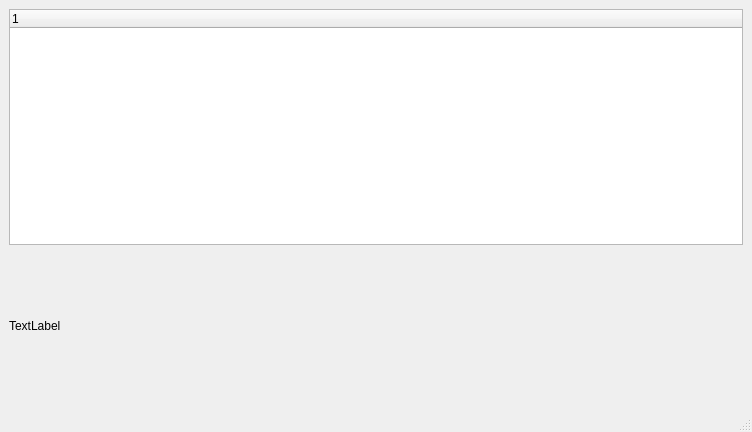
<?xml version="1.0" encoding="UTF-8"?>
<ui version="4.0">
 <class>MainWindow</class>
 <widget class="QMainWindow" name="MainWindow">
  <property name="geometry">
   <rect>
    <x>0</x>
    <y>0</y>
    <width>752</width>
    <height>432</height>
   </rect>
  </property>
  <property name="windowTitle">
   <string>MainWindow</string>
  </property>
  <widget class="QWidget" name="centralwidget">
   <layout class="QVBoxLayout" name="verticalLayout_2">
    <item>
     <layout class="QVBoxLayout" name="verticalLayout">
      <item>
       <widget class="QTreeWidget" name="treeWidget">
        <property name="styleSheet">
         <string notr="true">QTreeWidget::item{
	background-color: #C0C0C0;
	color: black;
}

QTreeWidget::item:selected{
	background-color: #282828;
	color: white;	
}</string>
        </property>
        <property name="tabKeyNavigation">
         <bool>true</bool>
        </property>
        <property name="dragEnabled">
         <bool>true</bool>
        </property>
        <property name="alternatingRowColors">
         <bool>true</bool>
        </property>
        <property name="selectionBehavior">
         <enum>QAbstractItemView::SelectItems</enum>
        </property>
        <property name="horizontalScrollMode">
         <enum>QAbstractItemView::ScrollPerItem</enum>
        </property>
        <property name="uniformRowHeights">
         <bool>true</bool>
        </property>
        <property name="animated">
         <bool>true</bool>
        </property>
        <property name="headerHidden">
         <bool>false</bool>
        </property>
        <column>
         <property name="text">
          <string notr="true">1</string>
         </property>
        </column>
       </widget>
      </item>
      <item>
       <widget class="QLabel" name="label">
        <property name="minimumSize">
         <size>
          <width>0</width>
          <height>150</height>
         </size>
        </property>
        <property name="text">
         <string>TextLabel</string>
        </property>
       </widget>
      </item>
     </layout>
    </item>
   </layout>
  </widget>
  <widget class="QMenuBar" name="menubar">
   <property name="geometry">
    <rect>
     <x>0</x>
     <y>0</y>
     <width>752</width>
     <height>22</height>
    </rect>
   </property>
  </widget>
  <widget class="QStatusBar" name="statusbar"/>
 </widget>
 <resources/>
 <connections/>
</ui>
